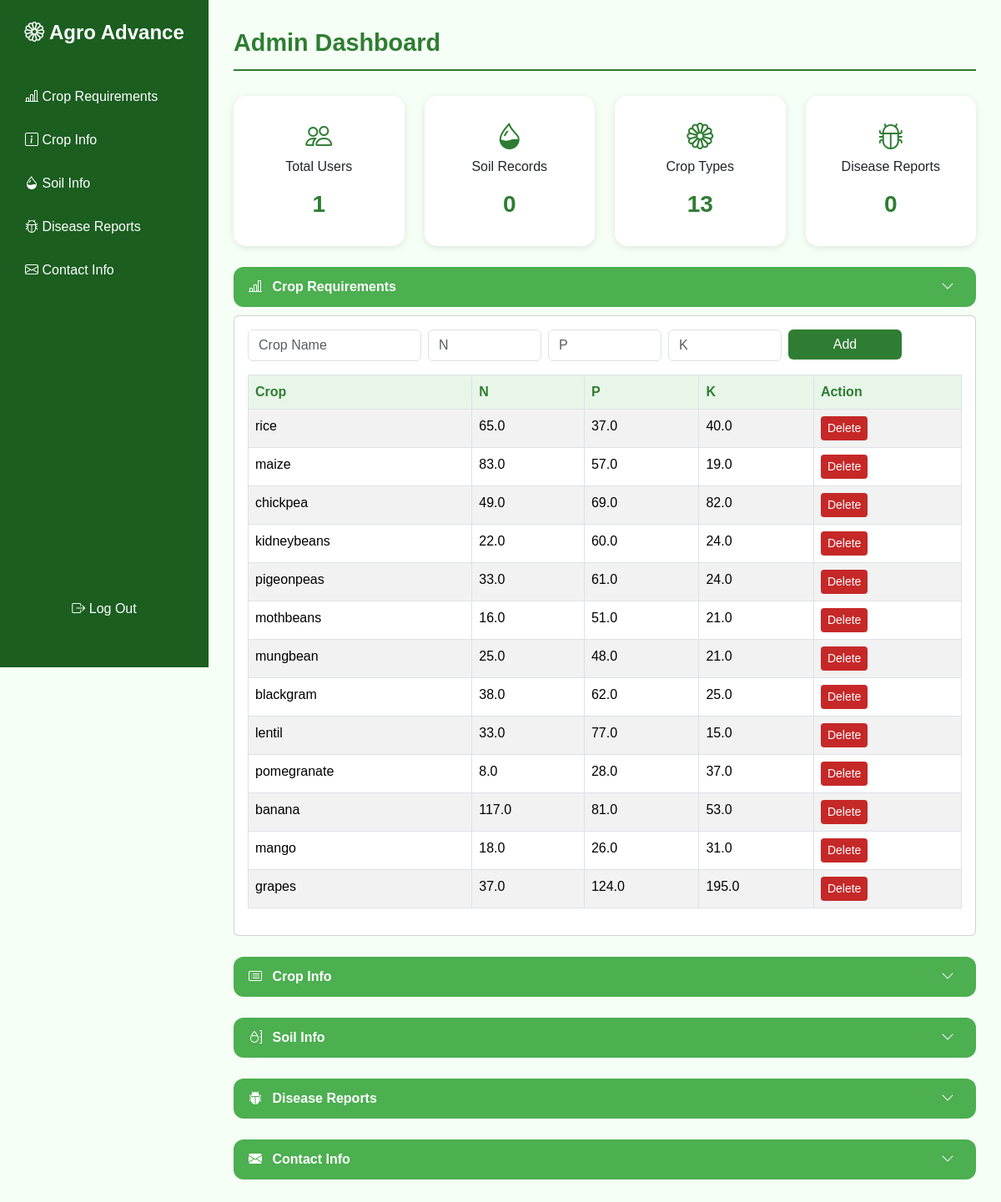
The app's page /custom_admin/ (signed in) with its own data.
### agroapp/models.py (models this page shows, shortened)
class CropRequirement(models.Model):
    crop_name = models.CharField(max_length=100,unique=True)
    nitrogen_req = models.FloatField(null=True)
    phosphorus_req = models.FloatField(null=True)
    potassium_req = models.FloatField(null=True)
    ph_min = models.FloatField(null=True)
    ph_max = models.FloatField(null=True)
    rainfall_min = models.FloatField(null=True)
    rainfall_max = models.FloatField(null=True)
    temperature_min = models.FloatField(null=True)
    temperature_max = models.FloatField(null=True)

### agroapp/views.py (the view, shortened to what this page needs)
# urls.py: path("custom_admin/", views.custom_admin, name="custom_admin"),
@login_required
def custom_admin(request):
    total_users = User.objects.count()
    soil_records = SoilInput.objects.count()
    crop_types = CropRequirement.objects.count()
    disease_reports = DiseaseDetection.objects.count()
    crops = CropRequirement.objects.all()
    crop_infos = CropInfo.objects.select_related("crop").all()
    soil_inputs = SoilInput.objects.select_related("user").all()
    diseases = DiseaseDetection.objects.select_related("user").all()
    users = UserProfile.objects.all()
    contact_messages = ContactMessage.objects.all()
    if request.method == "POST" and "delete_crop" in request.POST:
        crop = get_object_or_404(CropRequirement, id=request.POST.get("crop_id"))
        crop.delete()
        return redirect("custom_admin")
    if request.method == "POST" and "delete_cropinfo" in request.POST:
        crop_info = get_object_or_404(CropInfo, id=request.POST.get("cropinfo_id"))
        crop_info.delete()
        return redirect("custom_admin")
    if request.method == "POST" and "delete_soil" in request.POST:
        soil = get_object_or_404(SoilInput, id=request.POST.get("soil_id"))
        soil.delete()
        return redirect("custom_admin")
    if request.method == "POST" and "delete_disease" in request.POST:
        disease = get_object_or_404(DiseaseDetection, id=request.POST.get("disease_id"))
        disease.delete()
        return redirect("custom_admin")
    if 'delete_contact' in request.POST:
     ContactMessage.objects.filter(id=request.POST.get('contact_id')).delete()
    context = {
        "total_users": total_users,
        "soil_records": soil_records,
        "crop_types": crop_types,
        "disease_reports": disease_reports,
        "crops": crops,
        "crop_infos": crop_infos,
        "soil_inputs": soil_inputs,
        "diseases": diseases,
        "users": users,
        "contact_messages": contact_messages,
    }
    return render(request, "admin.html", context)

### templates/admin.html (shortened to what this page needs)
{% load static %}
<!DOCTYPE html>
<html lang="en">
<head>
  <link href="https://cdn.jsdelivr.net/npm/bootstrap@5.3.2/dist/css/bootstrap.min.css" rel="stylesheet">
  <link href="https://cdn.jsdelivr.net/npm/bootstrap-icons@1.11.3/font/bootstrap-icons.css" rel="stylesheet">
</head>
<body>
  <div class="sidebar">
    <div>
      <h4><i class="bi bi-flower1"></i> Agro Advance</h4>
      <a href="#"><i class="bi bi-bar-chart-line"></i> Crop Requirements</a>
      <a href="#"><i class="bi bi-info-square"></i> Crop Info</a>
      <a href="#"><i class="bi bi-droplet-half"></i> Soil Info</a>
      <a href="#"><i class="bi bi-bug"></i> Disease Reports</a>
      <a href="#"><i class="bi bi-envelope"></i> Contact Info</a>
    </div>
    <div class="logout">
      <a href="{% url 'logout' %}" class="text-white"><i class="bi bi-box-arrow-right"></i> Log Out</a>
    </div>
  </div>
  <div class="main-content">
    <div class="dashboard-header">Admin Dashboard</div>
    <div class="row g-4 mb-4">
      <div class="col-md-3">
        <div class="summary-card">
          <i class="bi bi-people"></i>
          <p>Total Users</p>
          <h3>{{ total_users }}</h3>
        </div>
      </div>
      <div class="col-md-3">
        <div class="summary-card">
          <i class="bi bi-droplet-half"></i>
          <p>Soil Records</p>
          <h3>{{ soil_records }}</h3>
        </div>
      </div>
      <div class="col-md-3">
        <div class="summary-card">
          <i class="bi bi-flower1"></i>
          <p>Crop Types</p>
          <h3>{{ crop_types }}</h3>
        </div>
      </div>
      <div class="col-md-3">
        <div class="summary-card">
          <i class="bi bi-bug"></i>
          <p>Disease Reports</p>
          <h3>{{ disease_reports }}</h3>
        </div>
      </div>
    </div>
    <div class="section-header" data-bs-toggle="collapse" data-bs-target="#cropReq">
      <span><i class="bi bi-bar-chart-line"></i> Crop Requirements</span>
      <i class="bi bi-chevron-down"></i>
    </div>
    <div id="cropReq" class="collapse show">
      <div class="card p-3">
        <form method="POST" class="mb-3">
          <div class="row g-2">
            <div class="col-md-3"><input type="text" name="crop_name" placeholder="Crop Name" class="form-control" required></div>
            <div class="col-md-2"><input type="number" name="nitrogen_req" placeholder="N" class="form-control"></div>
            <div class="col-md-2"><input type="number" name="phosphorus_req" placeholder="P" class="form-control"></div>
            <div class="col-md-2"><input type="number" name="potassium_req" placeholder="K" class="form-control"></div>
            <div class="col-md-2"><button type="submit" name="add_crop" class="btn btn-success w-100">Add</button></div>
          </div>
        </form>
        <table class="table table-bordered table-striped">
          <thead><tr><th>Crop</th><th>N</th><th>P</th><th>K</th><th>Action</th></tr></thead>
          <tbody>
            {% for crop in crops %}
            <tr>
              <td>{{ crop.crop_name }}</td>
              <td>{{ crop.nitrogen_req }}</td>
              <td>{{ crop.phosphorus_req }}</td>
              <td>{{ crop.potassium_req }}</td>
              <td>
                <form method="POST">{% csrf_token %}
                  <button type="submit" name="delete_crop" class="btn btn-danger btn-sm">Delete</button>
                </form>
              </td>
            </tr>
            {% empty %}
            <tr><td colspan="5" class="text-center text-muted">No crop data found.</td></tr>
            {% endfor %}
          </tbody>
        </table>
      </div>
    </div>
    <div class="section-header" data-bs-toggle="collapse" data-bs-target="#cropInfo">
      <span><i class="bi bi-card-list"></i> Crop Info</span>
      <i class="bi bi-chevron-down"></i>
    </div>
    <div class="section-header" data-bs-toggle="collapse" data-bs-target="#soil">
      <span><i class="bi bi-moisture"></i> Soil Info</span>
      <i class="bi bi-chevron-down"></i>
    </div>
    <div class="section-header" data-bs-toggle="collapse" data-bs-target="#disease">
      <span><i class="bi bi-bug-fill"></i> Disease Reports</span>
      <i class="bi bi-chevron-down"></i>
    </div>
    <div class="section-header" data-bs-toggle="collapse" data-bs-target="#contact">
      <span><i class="bi bi-envelope-fill"></i> Contact Info</span>
      <i class="bi bi-chevron-down"></i>
    </div>
  </div>
</body>
</html>

### templates/admin.html (style rules this page uses)
body { font-family: "Poppins", sans-serif; background-color: #f6fff6; margin: 0; }
.sidebar { background-color: #1b5e20; width: 250px; position: fixed; top: 0; left: 0; height: 100vh; color: white; padding: 25px 15px; display: flex; flex-direction: column; justify-content: space-between; }
.sidebar h4 { font-weight: 700; text-align: center; margin-bottom: 40px; }
.sidebar a { text-decoration: none; color: white; display: block; padding: 10px 15px; margin-bottom: 8px; border-radius: 10px; transition: 0.3s; font-weight: 500; }
.logout { margin-top: auto; text-align: center; margin-bottom: 15px; }
.main-content { margin-left: 250px; padding: 30px; }
.dashboard-header { color: #2e7d32; font-size: 1.8rem; font-weight: 600; margin-bottom: 30px; border-bottom: 2px solid #2e7d32; padding-bottom: 10px; }
.summary-card { border: none; border-radius: 15px; text-align: center; background-color: white; box-shadow: 0 2px 8px rgba(0,0,0,0.1); padding: 25px 0; transition: 0.3s; }
.summary-card i { color: #2e7d32; font-size: 2rem; margin-bottom: 10px; }
.summary-card h3 { font-weight: 700; color: #2e7d32; }
.section-header { background-color: #4caf50; color: white; font-weight: 600; border-radius: 12px; padding: 12px 18px; margin-top: 25px; margin-bottom: 10px; cursor: pointer; display: flex; align-items: center; justify-content: space-between; }
.section-header i { margin-right: 8px; }
.collapse.show { margin-top: 10px; }
.table th { background-color: #e8f5e9 !important; color: #2e7d32; }
.btn-success { background-color: #2e7d32 !important; border: none; }
.btn-danger { background-color: #c62828 !important; border: none; }

### records on screen
CropRequirement: crop_name "rice", nitrogen_req "65.0", phosphorus_req "37.0", potassium_req "40.0"
CropRequirement: crop_name "maize", nitrogen_req "83.0", phosphorus_req "57.0", potassium_req "19.0"
CropRequirement: crop_name "chickpea", nitrogen_req "49.0", phosphorus_req "69.0", potassium_req "82.0"
CropRequirement: crop_name "kidneybeans", nitrogen_req "22.0", phosphorus_req "60.0", potassium_req "24.0"
CropRequirement: crop_name "pigeonpeas", nitrogen_req "33.0", phosphorus_req "61.0", potassium_req "24.0"
CropRequirement: crop_name "mothbeans", nitrogen_req "16.0", phosphorus_req "51.0", potassium_req "21.0"
CropRequirement: crop_name "mungbean", nitrogen_req "25.0", phosphorus_req "48.0", potassium_req "21.0"
CropRequirement: crop_name "blackgram", nitrogen_req "38.0", phosphorus_req "62.0", potassium_req "25.0"
CropRequirement: crop_name "lentil", nitrogen_req "33.0", phosphorus_req "77.0", potassium_req "15.0"
CropRequirement: crop_name "pomegranate", nitrogen_req "8.0", phosphorus_req "28.0", potassium_req "37.0"
CropRequirement: crop_name "banana", nitrogen_req "117.0", phosphorus_req "81.0", potassium_req "53.0"
CropRequirement: crop_name "mango", nitrogen_req "18.0", phosphorus_req "26.0", potassium_req "31.0"
CropRequirement: crop_name "grapes", nitrogen_req "37.0", phosphorus_req "124.0", potassium_req "195.0"

### other values on screen
{{ total_users }} "1"
{{ soil_records }} "0"
{{ crop_types }} "13"
{{ disease_reports }} "0"
